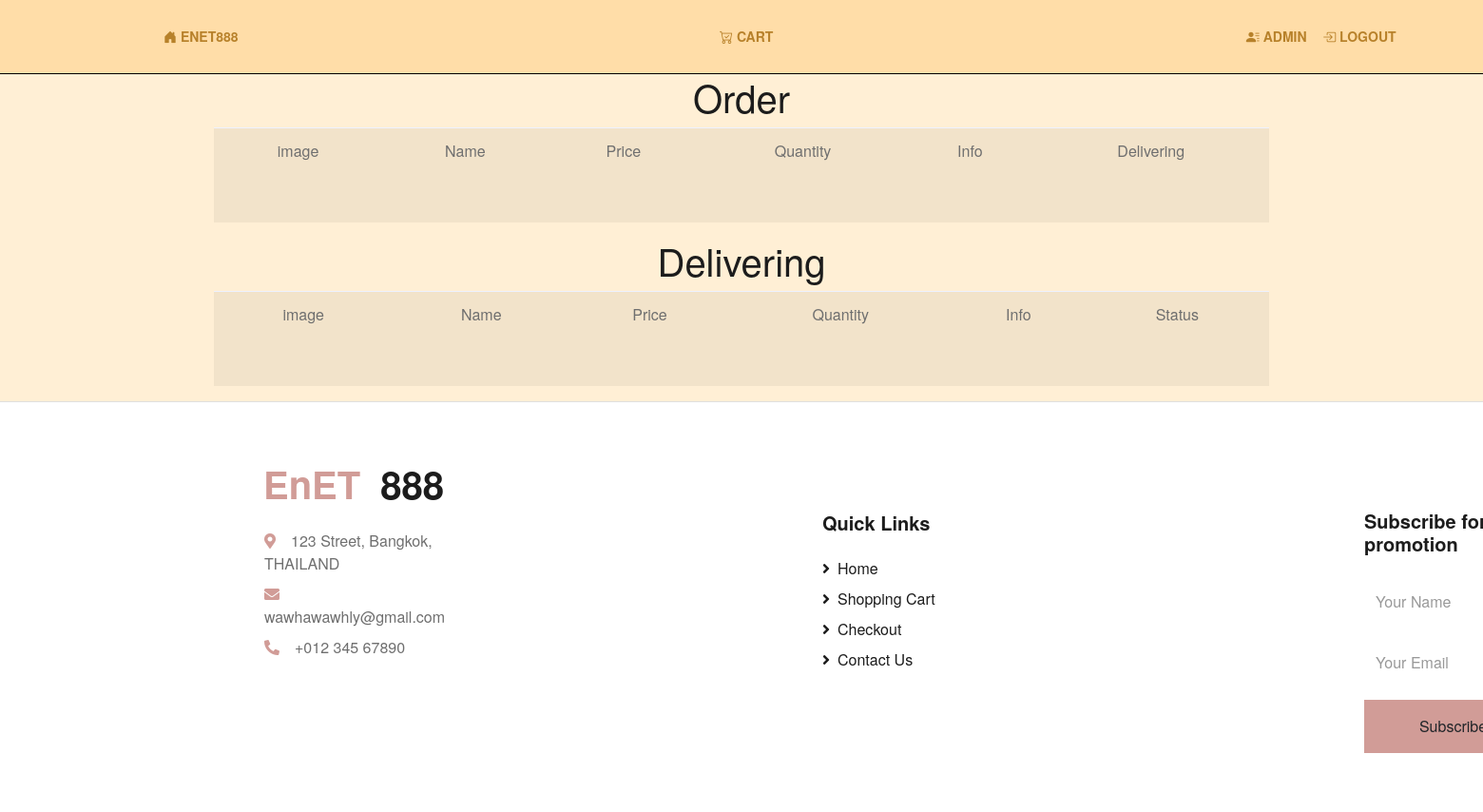
The page /cart.php (signed in) on the database as committed earlier.
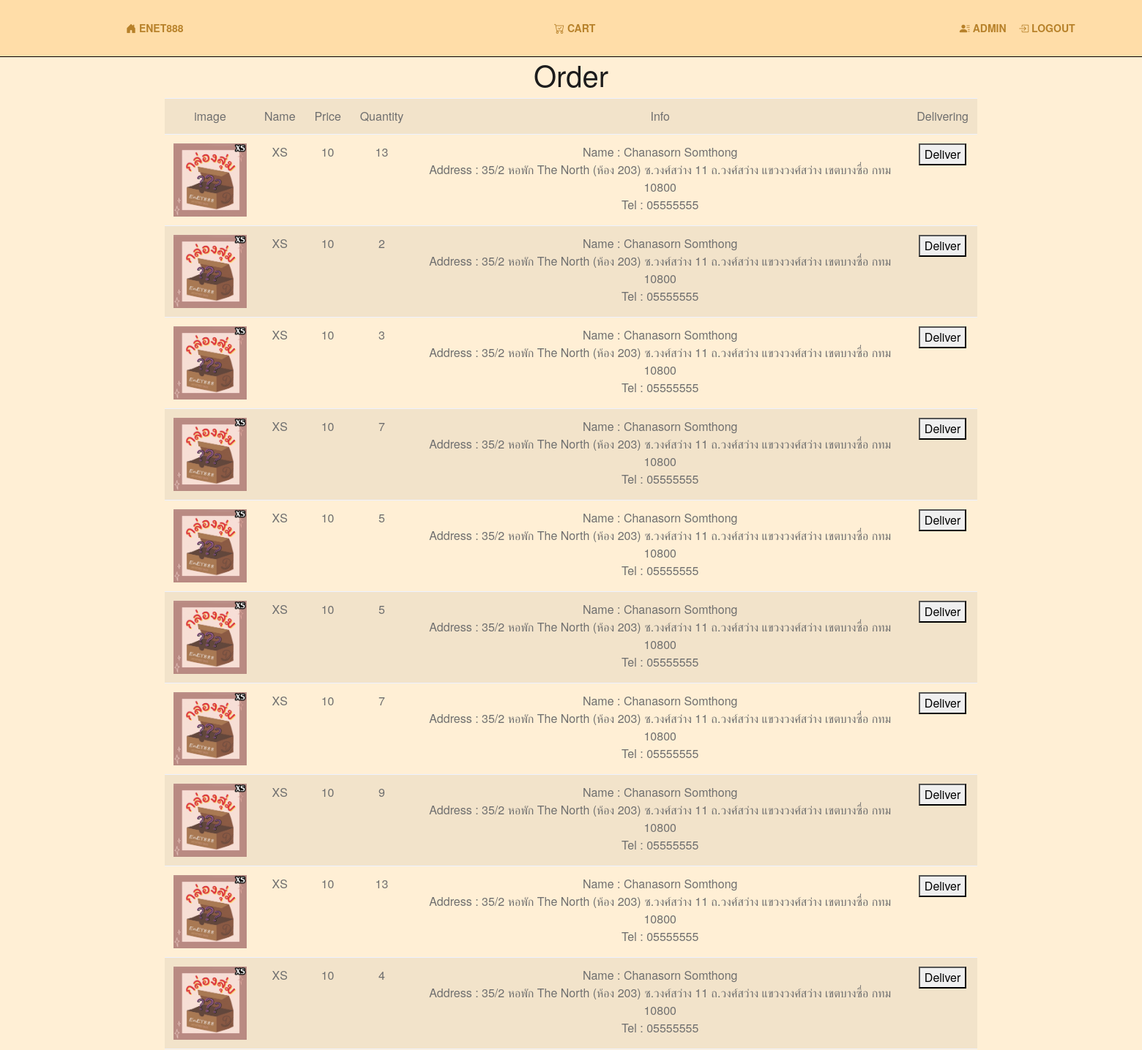
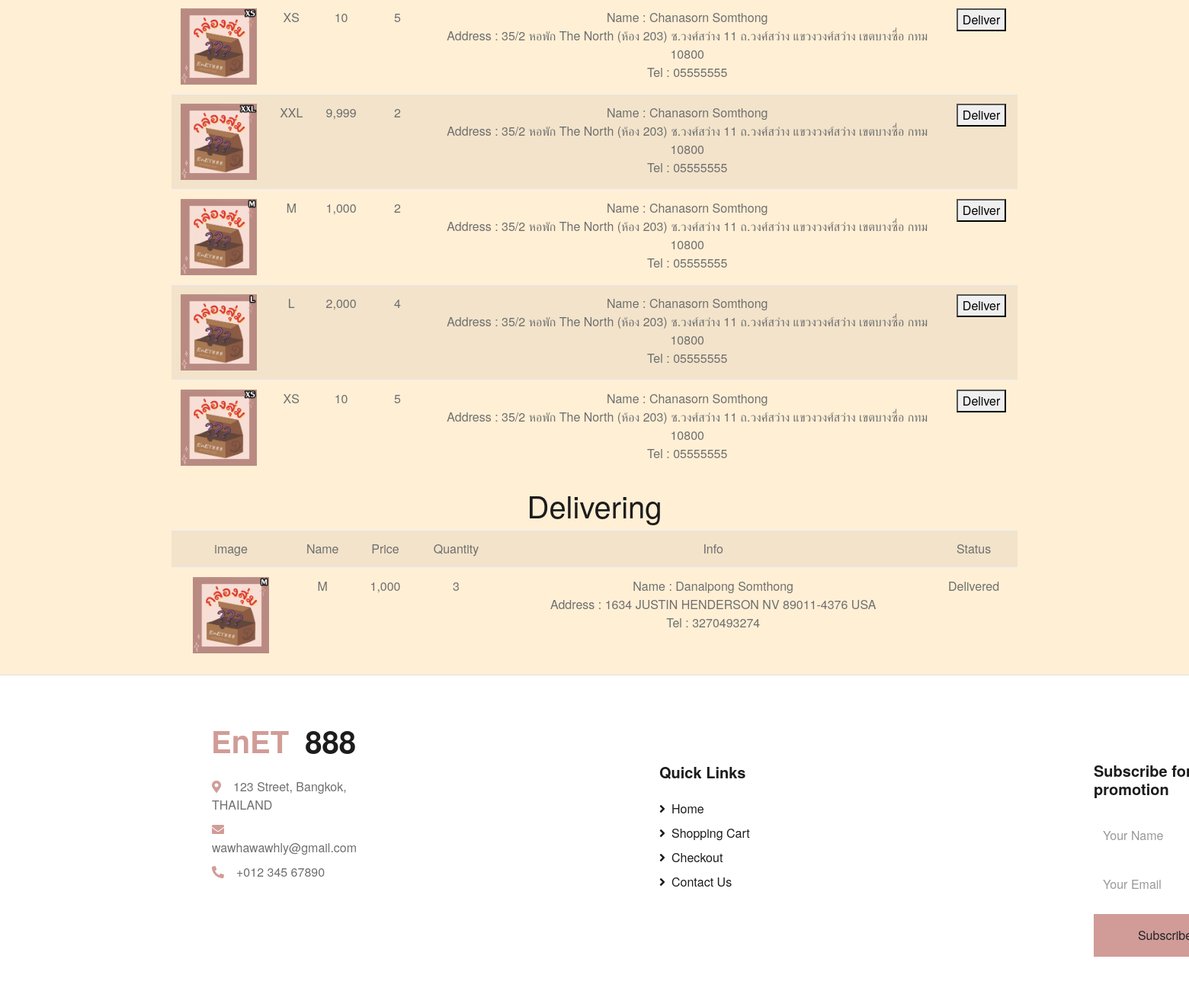
The same page on the database as committed later (2 pictures, top to bottom).
### tables this page shows
CREATE TABLE `cart` (
  `cart_id` int(11) NOT NULL,
  `User_ID` int(11) NOT NULL,
  `item_id` int(11) NOT NULL,
  `quantity` int(11) NOT NULL,
  `checkout` int(50) NOT NULL
);

CREATE TABLE `item` (
  `item_id` int(11) NOT NULL,
  `item_name` varchar(255) NOT NULL,
  `item_price` int(11) NOT NULL,
  `item_price_old` int(11) NOT NULL,
  `instock` int(11) NOT NULL,
  `item_image` varchar(255) NOT NULL,
  `item_info` varchar(255) NOT NULL
);

CREATE TABLE `user` (
  `User_ID` int(11) NOT NULL,
  `username` varchar(50) NOT NULL,
  `password` varchar(50) NOT NULL,
  `name` varchar(100) NOT NULL,
  `surname` varchar(255) NOT NULL,
  `email` varchar(100) NOT NULL,
  `ID_card` varchar(50) NOT NULL,
  `address` text NOT NULL,
  `tel` varchar(50) NOT NULL,
  `Icon` varchar(255) NOT NULL,
  `role` varchar(255) NOT NULL
);

### cart.php (the view, shortened to what this page needs)
<!DOCTYPE html>
<html lang="en">
<head>
    <link href="https://cdnjs.cloudflare.com/ajax/libs/font-awesome/5.10.0/css/all.min.css" rel="stylesheet">
    <link href="lib/owlcarousel/assets/owl.carousel.min.css" rel="stylesheet">
    <link href="css/style.css" rel="stylesheet">
</head>
<body>
<?php include "nav.php"; ?>
<?php
    if($_SESSION["role"]=="a"){
?><center><h1>Order</h1></center>
        <div class="container">
        <table class="table table-striped" style="text-align:center; vertical-align:center; height:100px;">
        <?php
            echo "<tr><td>image</td><td>Name</td><td>Price</td><td>Quantity</td><td>Info</td><td>Delivering</td></tr>";
            $conn=new PDO("mysql:host=localhost;dbname=enet888;charset=utf8","root","");
            $sql="SELECT t1.cart_id,t1.item_id,t2.item_id,t2.item_name,t2.item_price,t2.item_image,t1.quantity,t1.checkout,t3.name,t3.surname,t3.address,t3.tel,t3.User_ID FROM cart as t1 INNER JOIN item as t2 INNER JOIN user as t3 ON (t1.item_id=t2.item_id)and(t1.User_ID=t3.User_ID) WHERE checkout='1'";
            $result=$conn->query($sql);
            while($row=$result->fetch())
	        {
                echo "<tr><td>"?><img src="img/<?php echo $row['5']?>" width="100px" height="100px" alt="product">
                <?php echo "</td><td>".$row['3']."</td><td>".number_format($row['4'])."</td><td>".$row['6']."</td><td>Name : ".$row['8']." ".$row['9']."<br>Address : ".$row['10']."<br>Tel : ".$row['11']."</td>
                <td><a href=cart_deliver.php?id=".$row['0']."><button>Deliver</button></a></td></tr>";
            }
        ?>
    </table>
    <center><h1>Delivering</h1></center>
    <table class="table table-striped" style="text-align:center; vertical-align:center; height:100px;">
        <?php
            echo "<tr><td>image</td><td>Name</td><td>Price</td><td>Quantity</td><td>Info</td><td>Status</td></tr>";
            $conn=new PDO("mysql:host=localhost;dbname=enet888;charset=utf8","root","");
            $sql="SELECT t1.cart_id,t1.item_id,t2.item_id,t2.item_name,t2.item_price,t2.item_image,t1.quantity,t1.checkout,t3.name,t3.surname,t3.address,t3.tel,t3.User_ID FROM cart as t1 INNER JOIN item as t2 INNER JOIN user as t3 ON (t1.item_id=t2.item_id)and(t1.User_ID=t3.User_ID) WHERE checkout='2'";
            $result=$conn->query($sql);
            while($row=$result->fetch())
	        {
                if($row['7']==2){
                echo "<tr><td>"?><img src="img/<?php echo $row['5']?>" width="100px" height="100px" alt="product">
                <?php echo "</td><td>".$row['3']."</td><td>".number_format($row['4'])."</td><td>".$row['6']."</td><td>Name : ".$row['8']." ".$row['9']."<br>Address : ".$row['10']."<br>Tel : ".$row['11']."</td>
                <td>Delivered</td></tr>";
                }
            }
        ?>
    </table>
    </div>
<?php } ?>
<div class="card-footer" style="background-color: #ffff ;">
        <div class="col-2" style="margin-top: 50px; margin-bottom: 100px; margin-left: 225px; margin-right: 200px;">
            <h1 class="mb-4 display-5 font-weight-semi-bold"><span class="text-primary font-weight-bold border border-white px-3 mr-1">EnET</span>888</h1>
            <p class="mb-2" style="padding-left: 18px;"><i class="fa fa-map-marker-alt text-primary mr-3"></i>123 Street, Bangkok, THAILAND</p>
            <p class="mb-2" style="padding-left: 18px;"><i class="fa fa-envelope text-primary mr-3"></i>wawhawawhly@gmail.com</p>
            <p class="mb-0" style="padding-left: 18px;"><i class="fa fa-phone-alt text-primary mr-3"></i>+012 345 67890</p>
        </div>
        <div class="col-2" style="margin-left: 830px; margin-top: -255px; margin-bottom: 50px;">
            <h5 class="font-weight-bold text-dark mb-4">Quick Links</h5>
                <div class="d-flex flex-column justify-content-start">
                    <a class="text-dark mb-2" href="index.php"><i class="fa fa-angle-right mr-2"></i>Home</a>
                    <a class="text-dark mb-2" href="cart.php"><i class="fa fa-angle-right mr-2"></i>Shopping Cart</a>
                    <a class="text-dark mb-2" href="***"><i class="fa fa-angle-right mr-2"></i>Checkout</a>
                    <a class="text-dark" href="***"><i class="fa fa-angle-right mr-2"></i>Contact Us</a>
                </div>
        </div>
        <div class="col-2" style="margin-left: 1400px; margin-top: -220px; margin-bottom: 50px;">
            <h5 class="font-weight-bold text-dark mb-4">Subscribe for promotion</h5>
                <form action="">
                    <div class="form-group">
                        <input type="text" class="form-control border-0 py-4" placeholder="Your Name" required="required" />
                    </div>
                    <div class="form-group">
                        <input type="email" class="form-control border-0 py-4" placeholder="Your Email" required="required" />
                    </div>
                    <div>
                        <button class="btn btn-primary btn-block border-0 py-3" type="submit">Subscribe Now</button>
                    </div>
                </form>
        </div>
    </div>
</body>
</html>

### nav.php
<link rel="stylesheet" href="https://cdn.jsdelivr.net/npm/bootstrap-icons@1.6.1/font/bootstrap-icons.css">
<link rel="stylesheet" href="css/nav.css">
<?php if(!isset($_SESSION["User_ID"])){ ?>
  <div class="navbar" style="background-color: #ffdda8 ;">
    <a class="nav-link nav-link-ltr" style="margin-left: 10%;" id="left" href="index.php"><font color=#a06300 ><i class="bi bi-house-door-fill"></i> EnET888</font></a>
    <a class="nav-link nav-link-ltr" style="margin-left: 47.5%;" id="center" href="cart.php"><font color=#a06300 ><i class="bi bi-cart-check"></i> Cart</font></a>
    <a class="nav-link nav-link-ltr" style="margin-left: 80%;" href="login.php"><font color=#a06300 ><i class="bi bi-box-arrow-in-right"></i> login</font></a>
  </div>
<?php }else{ ?>
  <div class="navbar" style="background-color: #ffdda8 ;">
    <a class="nav-link nav-link-ltr" style="margin-left: 10%;" id="left" href="index.php"><font color=#a06300 ><i class="bi bi-house-door-fill"></i> EnET888</font></a>
    <a class="nav-link nav-link-ltr" style="margin-left: 47.5%;" id="center" href="cart.php"><font color=#a06300 ><i class="bi bi-cart-check"></i> Cart</font></a>
    <a class="nav-link nav-link-ltr" style="margin-left: 83%;" id="center" href="profile.php"><font color=#a06300 ><i class="bi bi-person-lines-fill"></i>&nbsp;<?php echo $_SESSION["username"] ?> </font></a>
    <a class="nav-link nav-link-ltr" style="margin-left: 90%;" href="logout.php"><font color=#a06300 ><i class="bi bi-box-arrow-in-right"></i> logout</font></a>
  </div>
<?php } ?>

### css/nav.css (style rules this page uses)
body { padding: 0; margin: 0; font-family: 'Helvetica Neue', Helvetica, Arial, sans-serif; background-color: #FFEFD5; }
.navbar { border-bottom: 1px solid #000000; }
.nav-link { font-weight: bold; font-size: 14px; text-transform: uppercase; text-decoration: none; color: #031D44; padding: 20px 0px; margin: 0px 20px; display: inline-block; position: relative; opacity: 0.75; }
.nav-link::before { transition: 300ms; height: 5px; content: ""; position: absolute; background: linear-gradient(to right, yellow 0%, red 100%); ; }
.nav-link-ltr::before { width: 0%; bottom: 10px; }
#left { position: absolute; }
#center { position: absolute; }

Rows that differ between the two databases and show on the page:
added cart: item.item_image (picture), item.item_name "XS", item.item_price "10", quantity "13", User_ID.name "Chanasorn", User_ID.surname "Somthong", User_ID.address "35/2 หอพัก The North (ห้อง 203) ซ.วงศ์สว่าง 11 ถ.วงศ์สว่าง แขวงวงศ์สว่าง เขตบางซื่อ กทม 10800", User_ID.tel "05555555", shown under "Order"
added cart: item.item_image (picture), item.item_name "XS", item.item_price "10", quantity "2", User_ID.name "Chanasorn", User_ID.surname "Somthong", User_ID.address "35/2 หอพัก The North (ห้อง 203) ซ.วงศ์สว่าง 11 ถ.วงศ์สว่าง แขวงวงศ์สว่าง เขตบางซื่อ กทม 10800", User_ID.tel "05555555", shown under "Order"
added cart: item.item_image (picture), item.item_name "XS", item.item_price "10", quantity "3", User_ID.name "Chanasorn", User_ID.surname "Somthong", User_ID.address "35/2 หอพัก The North (ห้อง 203) ซ.วงศ์สว่าง 11 ถ.วงศ์สว่าง แขวงวงศ์สว่าง เขตบางซื่อ กทม 10800", User_ID.tel "05555555", shown under "Order"
added cart: item.item_image (picture), item.item_name "XS", item.item_price "10", quantity "7", User_ID.name "Chanasorn", User_ID.surname "Somthong", User_ID.address "35/2 หอพัก The North (ห้อง 203) ซ.วงศ์สว่าง 11 ถ.วงศ์สว่าง แขวงวงศ์สว่าง เขตบางซื่อ กทม 10800", User_ID.tel "05555555", shown under "Order"
added cart: item.item_image (picture), item.item_name "XS", item.item_price "10", quantity "5", User_ID.name "Chanasorn", User_ID.surname "Somthong", User_ID.address "35/2 หอพัก The North (ห้อง 203) ซ.วงศ์สว่าง 11 ถ.วงศ์สว่าง แขวงวงศ์สว่าง เขตบางซื่อ กทม 10800", User_ID.tel "05555555", shown under "Order"
added cart: item.item_image (picture), item.item_name "XS", item.item_price "10", quantity "5", User_ID.name "Chanasorn", User_ID.surname "Somthong", User_ID.address "35/2 หอพัก The North (ห้อง 203) ซ.วงศ์สว่าง 11 ถ.วงศ์สว่าง แขวงวงศ์สว่าง เขตบางซื่อ กทม 10800", User_ID.tel "05555555", shown under "Order"
added cart: item.item_image (picture), item.item_name "XS", item.item_price "10", quantity "7", User_ID.name "Chanasorn", User_ID.surname "Somthong", User_ID.address "35/2 หอพัก The North (ห้อง 203) ซ.วงศ์สว่าง 11 ถ.วงศ์สว่าง แขวงวงศ์สว่าง เขตบางซื่อ กทม 10800", User_ID.tel "05555555", shown under "Order"
added cart: item.item_image (picture), item.item_name "XS", item.item_price "10", quantity "9", User_ID.name "Chanasorn", User_ID.surname "Somthong", User_ID.address "35/2 หอพัก The North (ห้อง 203) ซ.วงศ์สว่าง 11 ถ.วงศ์สว่าง แขวงวงศ์สว่าง เขตบางซื่อ กทม 10800", User_ID.tel "05555555", shown under "Order"
added cart: item.item_image (picture), item.item_name "XS", item.item_price "10", quantity "13", User_ID.name "Chanasorn", User_ID.surname "Somthong", User_ID.address "35/2 หอพัก The North (ห้อง 203) ซ.วงศ์สว่าง 11 ถ.วงศ์สว่าง แขวงวงศ์สว่าง เขตบางซื่อ กทม 10800", User_ID.tel "05555555", shown under "Order"
added cart: item.item_image (picture), item.item_name "XS", item.item_price "10", quantity "4", User_ID.name "Chanasorn", User_ID.surname "Somthong", User_ID.address "35/2 หอพัก The North (ห้อง 203) ซ.วงศ์สว่าง 11 ถ.วงศ์สว่าง แขวงวงศ์สว่าง เขตบางซื่อ กทม 10800", User_ID.tel "05555555", shown under "Order"
added cart: item.item_image (picture), item.item_name "XS", item.item_price "10", quantity "5", User_ID.name "Chanasorn", User_ID.surname "Somthong", User_ID.address "35/2 หอพัก The North (ห้อง 203) ซ.วงศ์สว่าง 11 ถ.วงศ์สว่าง แขวงวงศ์สว่าง เขตบางซื่อ กทม 10800", User_ID.tel "05555555", shown under "Order"
added cart: item.item_image (picture), item.item_name "XXL", item.item_price "9,999", quantity "2", User_ID.name "Chanasorn", User_ID.surname "Somthong", User_ID.address "35/2 หอพัก The North (ห้อง 203) ซ.วงศ์สว่าง 11 ถ.วงศ์สว่าง แขวงวงศ์สว่าง เขตบางซื่อ กทม 10800", User_ID.tel "05555555", shown under "Order"
added cart: item.item_image (picture), item.item_name "M", item.item_price "1,000", quantity "2", User_ID.name "Chanasorn", User_ID.surname "Somthong", User_ID.address "35/2 หอพัก The North (ห้อง 203) ซ.วงศ์สว่าง 11 ถ.วงศ์สว่าง แขวงวงศ์สว่าง เขตบางซื่อ กทม 10800", User_ID.tel "05555555", shown under "Order"
added cart: item.item_image (picture), item.item_name "L", item.item_price "2,000", quantity "4", User_ID.name "Chanasorn", User_ID.surname "Somthong", User_ID.address "35/2 หอพัก The North (ห้อง 203) ซ.วงศ์สว่าง 11 ถ.วงศ์สว่าง แขวงวงศ์สว่าง เขตบางซื่อ กทม 10800", User_ID.tel "05555555", shown under "Order"
added cart: item.item_image (picture), item.item_name "XS", item.item_price "10", quantity "5", User_ID.name "Chanasorn", User_ID.surname "Somthong", User_ID.address "35/2 หอพัก The North (ห้อง 203) ซ.วงศ์สว่าง 11 ถ.วงศ์สว่าง แขวงวงศ์สว่าง เขตบางซื่อ กทม 10800", User_ID.tel "05555555", shown under "Order"
added cart: item.item_image (picture), item.item_name "M", item.item_price "1,000", quantity "3", User_ID.name "Danaipong", User_ID.surname "Somthong", User_ID.address "1634 JUSTIN HENDERSON NV 89011-4376 USA", User_ID.tel "3270493274", shown under "Delivering"
